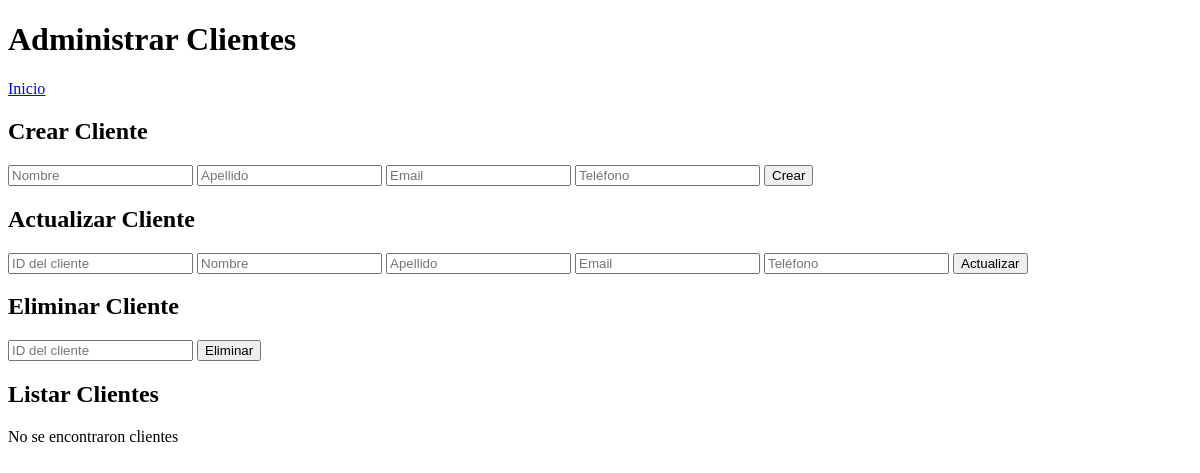
Page /cliente.php on the earlier database version.
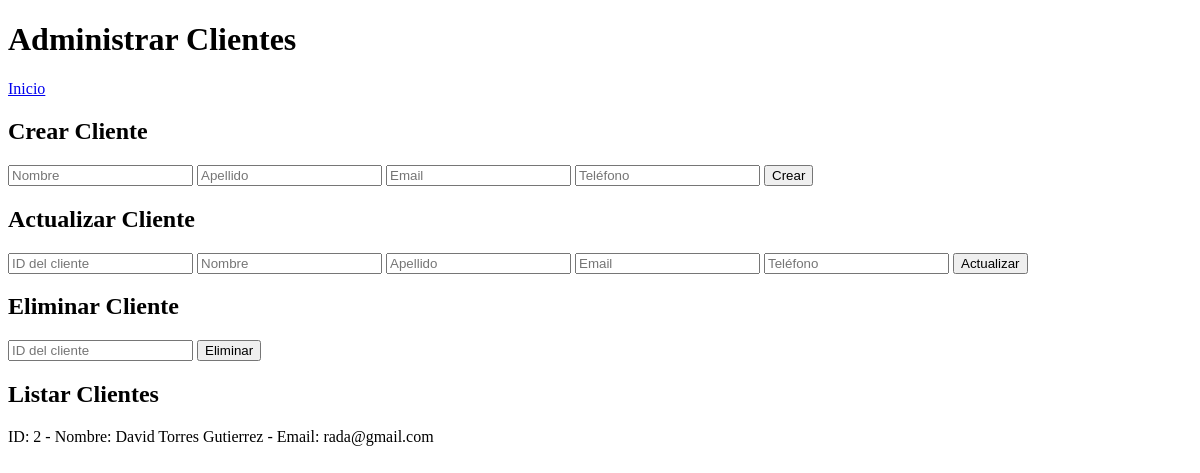
Same page on the later database version.
### tables this page shows
CREATE TABLE `clientes` (
  `id_cliente` int(11) NOT NULL,
  `nombre` varchar(50) NOT NULL,
  `apellido` varchar(50) NOT NULL,
  `email` varchar(100) NOT NULL,
  `telefono` varchar(20) DEFAULT NULL
);

### cliente.php (the view, shortened to what this page needs)
<?php
include 'conexion.php';
function obtenerClientes() {
    global $conn;
    $sql = "SELECT * FROM clientes";
    $result = $conn->query($sql);
    if ($result->num_rows > 0) {
        while($row = $result->fetch_assoc()) {
            echo "ID: " . $row["id_cliente"]. " - Nombre: " . $row["nombre"]. " " . $row["apellido"]. " - Email: " . $row["email"]. "<br>";
        }
    } else {
        echo "No se encontraron clientes";
    }
}
?>
<!DOCTYPE html>
<html lang="es">
<head>
</head>
<body>
    <h1>Administrar Clientes</h1>
    <nav>
        <a href="index.php">Inicio</a>
    </nav>
    <h2>Crear Cliente</h2>
    <form method="post">
        <input type="text" name="nombre" placeholder="Nombre" required>
        <input type="text" name="apellido" placeholder="Apellido" required>
        <input type="email" name="email" placeholder="Email" required>
        <input type="text" name="telefono" placeholder="Teléfono">
        <button type="submit" name="crear">Crear</button>
    </form>
    <h2>Actualizar Cliente</h2>
    <form method="post">
        <input type="number" name="id_cliente" placeholder="ID del cliente" required>
        <input type="text" name="nombre" placeholder="Nombre" required>
        <input type="text" name="apellido" placeholder="Apellido" required>
        <input type="email" name="email" placeholder="Email" required>
        <input type="text" name="telefono" placeholder="Teléfono">
        <button type="submit" name="actualizar">Actualizar</button>
    </form>
    <h2>Eliminar Cliente</h2>
    <form method="post">
        <input type="number" name="id_cliente" placeholder="ID del cliente" required>
        <button type="submit" name="eliminar">Eliminar</button>
    </form>
    <h2>Listar Clientes</h2>
    <?php obtenerClientes(); ?>
</body>
</html>

Differences in the rows shown:
added clientes: id_cliente "2", nombre "David", apellido "Torres Gutierrez", email "rada@gmail.com"
Other differences:
text no longer shown: "No se encontraron clientes"
